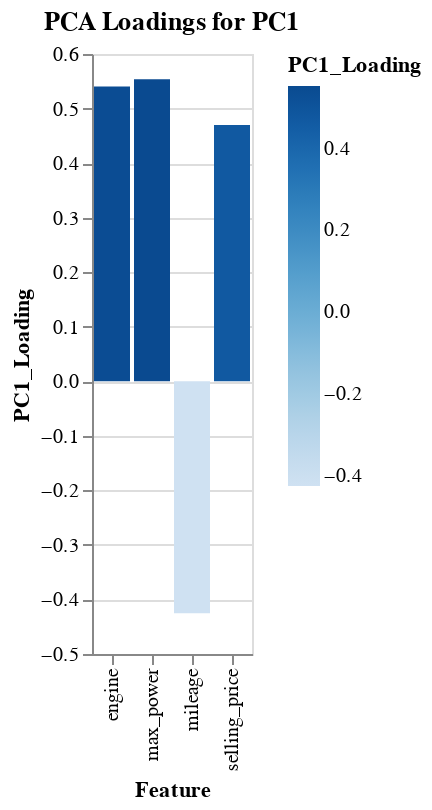

Write notebook code for a chart like this one.
### Code cell
# prompt: Using dataframe loadings: showing thier pca loading with differnet color barchat

import altair as alt

# Create the bar chart
alt.Chart(loadings).mark_bar().encode(
    x='Feature',
    y='PC1_Loading',
    color='PC1_Loading'  # Color the bars based on PC1_Loading values
).properties(
    title="PCA Loadings for PC1"
)

### Figure 1 — Vega-Lite specification as saved in the notebook (floating-point values rounded to 4 significant figures)
{"config": {"view": {"continuousWidth": 300, "continuousHeight": 300}}, "data": {"name": "data-cd4b455e84df35b41369880a8892389b"}, "mark": {"type": "bar"}, "encoding": {"color": {"field": "PC1_Loading", "type": "quantitative"}, "x": {"field": "Feature", "type": "nominal"}, "y": {"field": "PC1_Loading", "type": "quantitative"}}, "title": "PCA Loadings for PC1", "$schema": "https://vega.github.io/schema/vega-lite/v5.20.1.json", "datasets": {"data-cd4b455e84df35b41369880a8892389b": [{"Feature": "max_power", "PC1_Loading": 0.5535}, {"Feature": "engine", "PC1_Loading": 0.5403}, {"Feature": "selling_price", "PC1_Loading": 0.4697}, {"Feature": "mileage", "PC1_Loading": -0.4255}]}}
